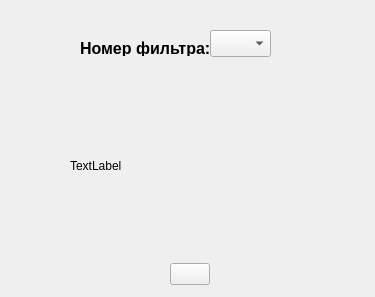
<?xml version="1.0" encoding="UTF-8"?>
<ui version="4.0">
 <class>Heatmap_filters</class>
 <widget class="QWidget" name="Heatmap_filters">
  <property name="geometry">
   <rect>
    <x>0</x>
    <y>0</y>
    <width>375</width>
    <height>297</height>
   </rect>
  </property>
  <property name="windowTitle">
   <string>Filters_CNN_efficientnet_b7</string>
  </property>
  <widget class="QWidget" name="verticalLayoutWidget">
   <property name="geometry">
    <rect>
     <x>70</x>
     <y>70</y>
     <width>241</width>
     <height>191</height>
    </rect>
   </property>
   <layout class="QVBoxLayout" name="verticalLayout">
    <item>
     <widget class="QLabel" name="filts">
      <property name="text">
       <string>TextLabel</string>
      </property>
     </widget>
    </item>
   </layout>
  </widget>
  <widget class="QComboBox" name="number_of_filter">
   <property name="geometry">
    <rect>
     <x>210</x>
     <y>30</y>
     <width>61</width>
     <height>27</height>
    </rect>
   </property>
  </widget>
  <widget class="QLabel" name="label">
   <property name="geometry">
    <rect>
     <x>80</x>
     <y>40</y>
     <width>141</width>
     <height>16</height>
    </rect>
   </property>
   <property name="font">
    <font>
     <pointsize>12</pointsize>
     <weight>75</weight>
     <bold>true</bold>
    </font>
   </property>
   <property name="text">
    <string>Номер фильтра:</string>
   </property>
  </widget>
  <widget class="QWidget" name="verticalLayoutWidget_9">
   <property name="geometry">
    <rect>
     <x>170</x>
     <y>260</y>
     <width>40</width>
     <height>29</height>
    </rect>
   </property>
   <layout class="QVBoxLayout" name="verticalLayout_10">
    <item>
     <widget class="QPushButton" name="show_filter">
      <property name="toolTip">
       <string>Показать</string>
      </property>
      <property name="statusTip">
       <string>Показать</string>
      </property>
      <property name="text">
       <string/>
      </property>
      <property name="icon">
       <iconset>
        <normaloff>icon/show_spectr.ico</normaloff>icon/show_spectr.ico</iconset>
      </property>
     </widget>
    </item>
   </layout>
  </widget>
 </widget>
 <resources/>
 <connections/>
</ui>
